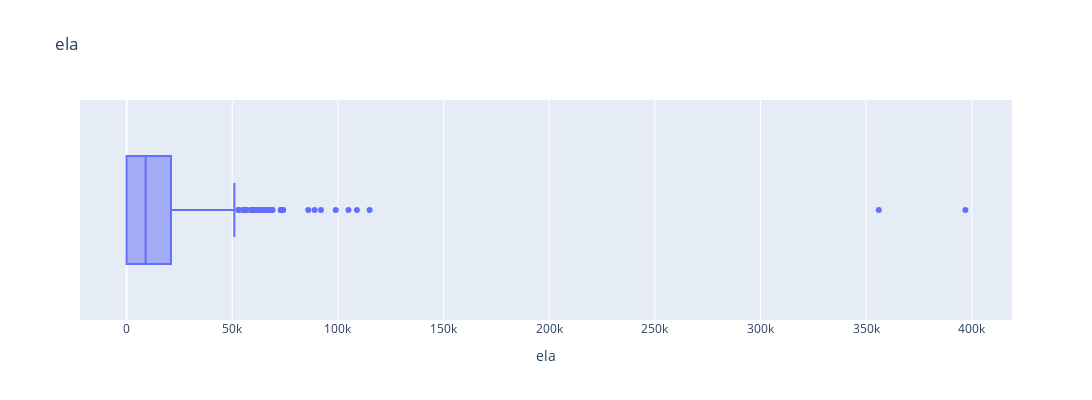
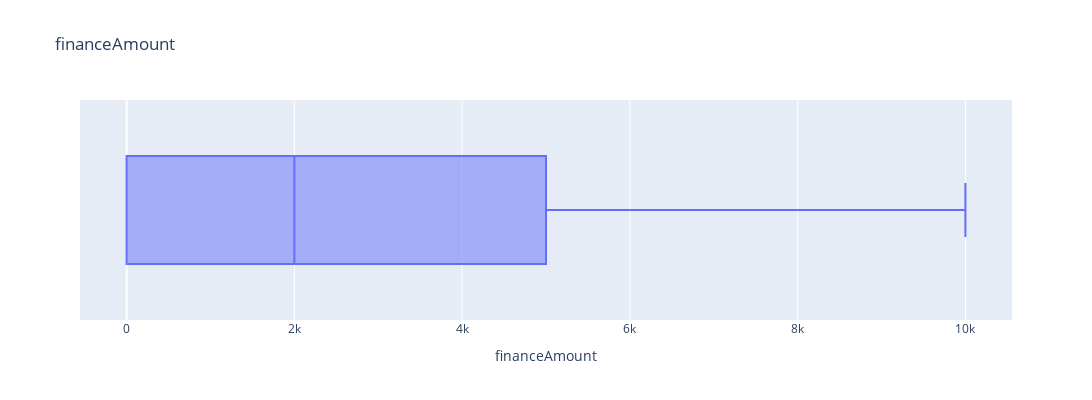
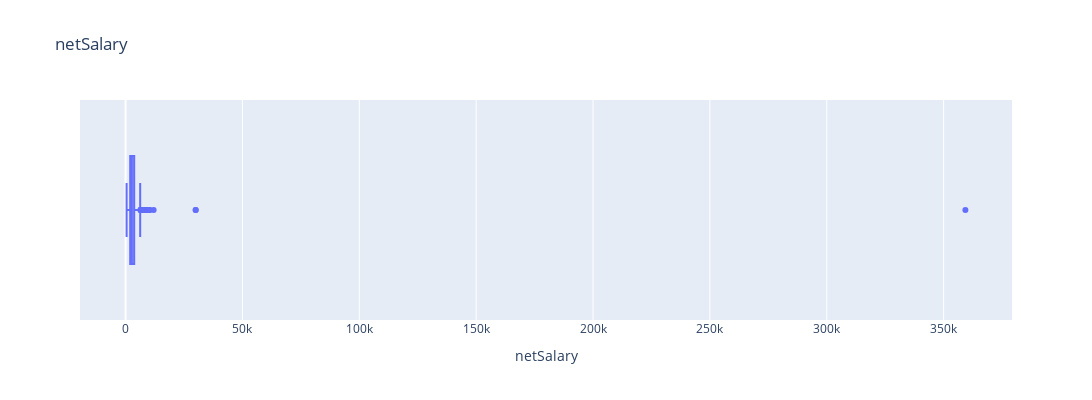
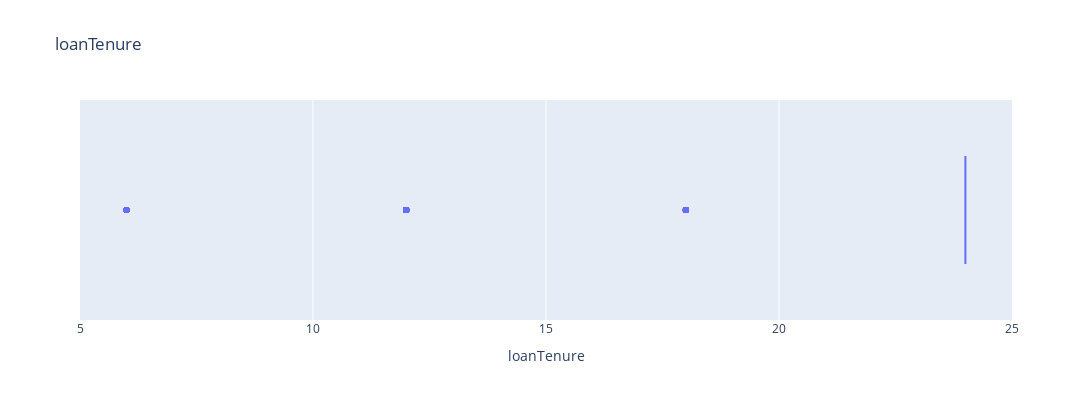

The code cell stored with these charts, in order, in its notebook:
### Code cell
# Boxplots to understand numerical data distribution
for col in numerical_features.columns:
    fig = px.box(numerical_features, x=col, title=col, width=1500, height=400)
    fig.show()

### Figure 1 — Plotly figure (JSON) as saved in the notebook; plotly's stock layout.template omitted (floating-point values rounded to 4 significant figures; data arrays with more than 128 entries replaced by an {"elided": "..."} marker saying what was removed)
{"data": [{"alignmentgroup": "True", "hovertemplate": "ela=%{x}<extra></extra>", "legendgroup": "", "marker": {"color": "#636efa"}, "name": "", "notched": false, "offsetgroup": "", "orientation": "h", "showlegend": false, "type": "box", "x": {"elided": "999 int values"}, "x0": " ", "xaxis": "x", "y0": " ", "yaxis": "y"}], "layout": {"boxmode": "group", "height": 400, "legend": {"tracegroupgap": 0}, "title": {"text": "ela"}, "width": 1500, "xaxis": {"anchor": "y", "domain": [0, 1], "title": {"text": "ela"}}, "yaxis": {"anchor": "x", "domain": [0, 1]}}}

### Figure 2 — Plotly figure (JSON) as saved in the notebook; plotly's stock layout.template omitted (floating-point values rounded to 4 significant figures; data arrays with more than 128 entries replaced by an {"elided": "..."} marker saying what was removed)
{"data": [{"alignmentgroup": "True", "hovertemplate": "financeAmount=%{x}<extra></extra>", "legendgroup": "", "marker": {"color": "#636efa"}, "name": "", "notched": false, "offsetgroup": "", "orientation": "h", "showlegend": false, "type": "box", "x": {"elided": "999 int values"}, "x0": " ", "xaxis": "x", "y0": " ", "yaxis": "y"}], "layout": {"boxmode": "group", "height": 400, "legend": {"tracegroupgap": 0}, "title": {"text": "financeAmount"}, "width": 1500, "xaxis": {"anchor": "y", "domain": [0, 1], "title": {"text": "financeAmount"}}, "yaxis": {"anchor": "x", "domain": [0, 1]}}}

### Figure 3 — Plotly figure (JSON) as saved in the notebook; plotly's stock layout.template omitted (floating-point values rounded to 4 significant figures; data arrays with more than 128 entries replaced by an {"elided": "..."} marker saying what was removed)
{"data": [{"alignmentgroup": "True", "hovertemplate": "netSalary=%{x}<extra></extra>", "legendgroup": "", "marker": {"color": "#636efa"}, "name": "", "notched": false, "offsetgroup": "", "orientation": "h", "showlegend": false, "type": "box", "x": {"elided": "999 float values"}, "x0": " ", "xaxis": "x", "y0": " ", "yaxis": "y"}], "layout": {"boxmode": "group", "height": 400, "legend": {"tracegroupgap": 0}, "title": {"text": "netSalary"}, "width": 1500, "xaxis": {"anchor": "y", "domain": [0, 1], "title": {"text": "netSalary"}}, "yaxis": {"anchor": "x", "domain": [0, 1]}}}

### Figure 4 — Plotly figure (JSON) as saved in the notebook; plotly's stock layout.template omitted (floating-point values rounded to 4 significant figures; data arrays with more than 128 entries replaced by an {"elided": "..."} marker saying what was removed)
{"data": [{"alignmentgroup": "True", "hovertemplate": "loanTenure=%{x}<extra></extra>", "legendgroup": "", "marker": {"color": "#636efa"}, "name": "", "notched": false, "offsetgroup": "", "orientation": "h", "showlegend": false, "type": "box", "x": {"elided": "999 int values"}, "x0": " ", "xaxis": "x", "y0": " ", "yaxis": "y"}], "layout": {"boxmode": "group", "height": 400, "legend": {"tracegroupgap": 0}, "title": {"text": "loanTenure"}, "width": 1500, "xaxis": {"anchor": "y", "domain": [0, 1], "title": {"text": "loanTenure"}}, "yaxis": {"anchor": "x", "domain": [0, 1]}}}
